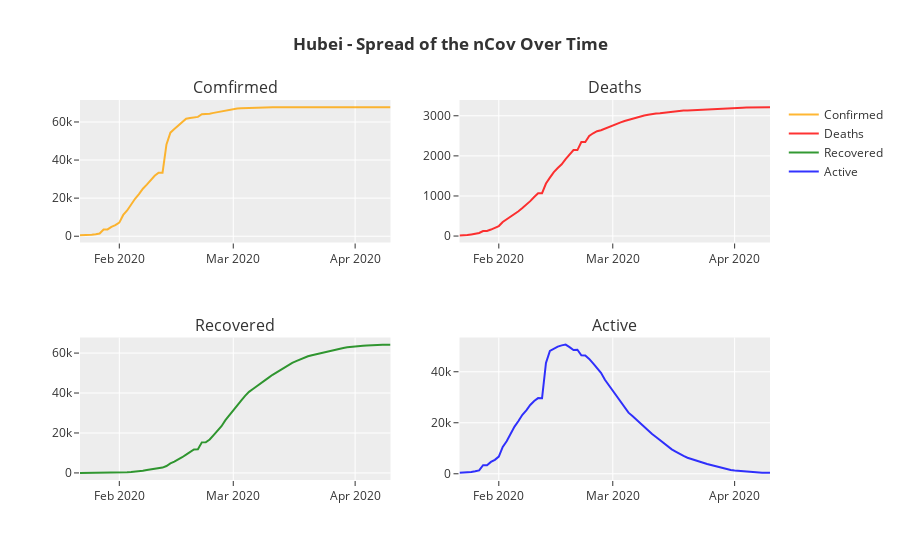

Notebook code cell kept with this figure:
### Markdown cell above
## Hubei - Spread Over Time

### Code cell
plot = make_subplots(rows=1, cols=3, subplot_titles=("Comfirmed", "Deaths", "Recovered", "Active"))

# to plot the spread over time, we would need the data distribution spread over time starting from 22nd Jan 2020
# so we will extract the sub-set from the original data.
hubei_data_over_time = nCoV_data[nCoV_data['State'] == 'Hubei']

scatterPlotCasesOverTime(hubei_data_over_time, "<b>Hubei</b>")
